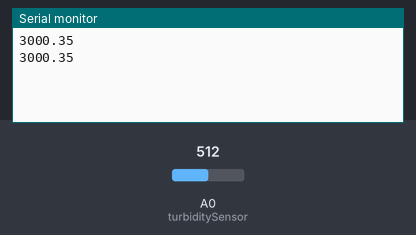
Simulated run of this sketch. Board: Arduino Uno, built with avr-gcc and run on an emulated ATmega328P. On the bench: the last lines printed to the serial monitor. The inputs (shaded band) are chosen by the test bench; at power-on: A0 (turbiditySensor) = 512.

Above: at 1.8 s.
1.9 s: A0 (turbiditySensor) set to 716
At 2.8 s:
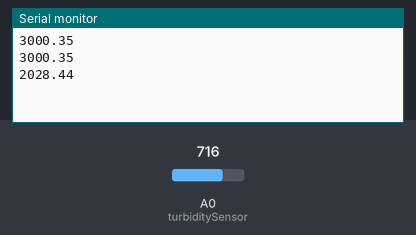
3.4 s: A0 (turbiditySensor) set to 900
At 4.4 s:
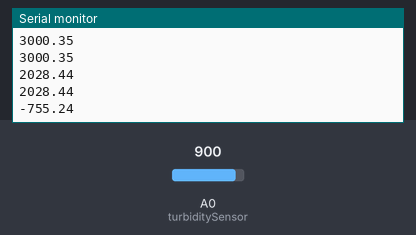
Timing chart, 0 to 6.4 s (numbered marks = the images above; inputs shaded):
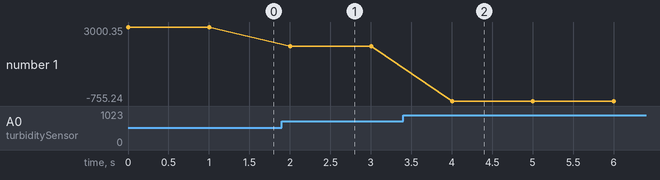

The sketch:

arduino_sensor_code.ino
```cpp
double calc_NTU(double volt);
double NTU = 0.0;

int frequency = 1000; // frequencia em milisegundos
int turbiditySensor = A0;

int sensorValue;

void setup() {
  Serial.begin(9600);
}

void loop() {
  sensorValue = analogRead(turbiditySensor);
  float voltage = sensorValue * (5.0 / 1024.0);

  NTU = calc_NTU(voltage);

  Serial.println(NTU);

  delay(frequency);
}

double calc_NTU(double volt){
  double NTU_val;
  // Função do segundo grau para cálculo do NTU
  NTU_val = -(1120.4*volt*volt)+(5742.3*volt) - 4352.9;

  return NTU_val;
}
```

Measured:
- after the input at 1.9 s, the serial monitor: prints a new line after 0.10 s (image 1)
- after the input at 3.4 s, the serial monitor: prints a new line after 0.60 s (image 2)
- plotted number 1: 3000.35 → 2028.44 after the input at 1.9 s, 2028.44 → -755.24 after the input at 3.4 s
